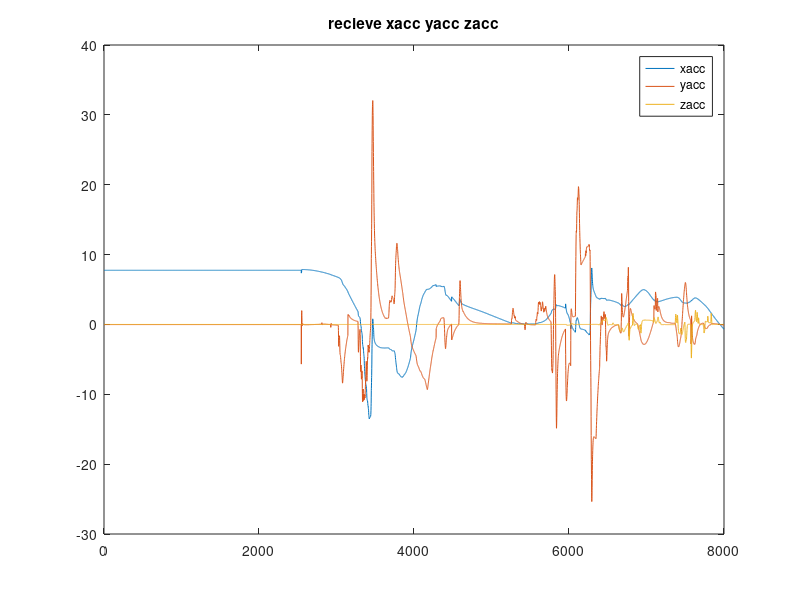
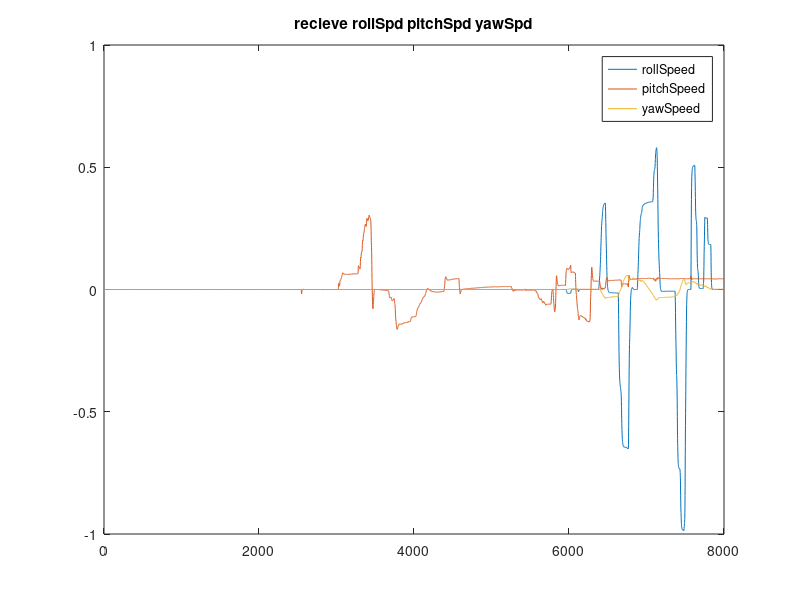
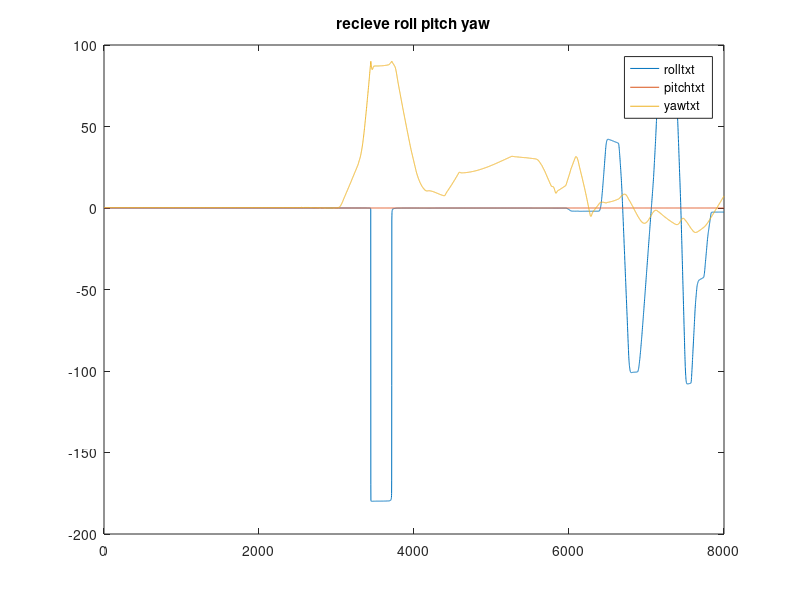

Write the MATLAB code that produced these figures, in order. (Note: a time limit stopped this script after it produced the figures.)
function washoutfilter
close all;
clc;
global dT fs count  hpfAccWn lpfAccWn hpfAngleSpdWn inputs outputs
global IS_USE_TRANS_MATRIX IS_ADD_COOR_TURN_GAIN
global roll_scale pitch_scale yaw_scale x_scale y_scale z_scale
dT = 0.047;
fs = 1 / dT;
count = 8000;
IS_USE_TRANS_MATRIX = 1;
IS_ADD_COOR_TURN_GAIN = 1;
hpfAccWn = 1.0;
lpfAccWn = 0.5;
hpfAngleSpdWn = 0.5;
inputs = zeros(12, 3);
outputs = zeros(12, 3);
roll = zeros(count, 1);    % deg
pitch = zeros(count, 1);   % deg
yaw = zeros(count, 1);     % deg
x = zeros(count, 1);       % deg
y = zeros(count, 1);       % deg
z = zeros(count, 1);       % deg
roll_scale = 4.0;
pitch_scale = 4.0;
yaw_scale = 2.0;
x_scale = 2.0;
y_scale = 2.0; 
z_scale = 2.0;
[xacc, yacc, zacc, rollSpeed, pitchSpeed, yawSpeed, rolltxt, pitchtxt, yawtxt] = readtxt();
plotAllRecieveData(xacc, yacc, zacc, rollSpeed, pitchSpeed, yawSpeed, rolltxt, pitchtxt, yawtxt);

global accHighPassFilters_nums accHighPassFilters_dens accIntZtrans_nums accIntZtrans_dens
global accLowPassFilter_nums accLowPassFilter_dens angleHpfAndInt_nums angleHpfAndInt_dens
[accHighPassFilters_nums, accHighPassFilters_dens] = build_accHighPassFilters();
[accIntZtrans_nums, accIntZtrans_dens] = build_accIntZtrans();
[accLowPassFilter_nums, accLowPassFilter_dens] = build_accLowPassFilter();
[angleHpfAndInt_nums, angleHpfAndInt_dens] = build_angleHpfAndInt();

for i = 1 : count
    i
    [x(i + 1), y(i + 1), z(i + 1), roll(i + 1), pitch(i + 1), yaw(i + 1)] = ...
        washoutfilterdo(x(i), y(i), z(i), roll(i), pitch(i), yaw(i), ...
        xacc(i), yacc(i), zacc(i), rollSpeed(i), pitchSpeed(i), rollSpeed(i));
end

figure;
plot(pitchSpeed(1:count) * 20);
hold on;
plot(pitch * pitch_scale);
hold on;
plot(pitchtxt(1:count));
title('pitch')
legend('pitchSpeed','pitchout', 'pitch')

figure;
plot(rollSpeed(1:count) * 20);
hold on;
plot(roll * roll_scale);
hold on;
plot(rolltxt(1:count));
title('roll')
legend('rollSpeed','rollout', 'roll');

figure;
hold on;
plot(xacc(1:count));
hold on;
plot(x(1:count));
title('x');
legend('xacc','x');

figure;
hold on;
plot(yacc(1:count));
hold on;
plot(y(1:count));
title('y');
legend('yacc','y');

function [x_r, y_r, z_r, roll_r, pitch_r, yaw_r] = washoutfilterdo(x, y, z, roll, pitch, yaw, xacc, yacc, zacc, rollSpeed, pitchSpeed, yawSpeed)
global IS_USE_TRANS_MATRIX IS_ADD_COOR_TURN_GAIN
global accHighPassFilters_nums accHighPassFilters_dens accIntZtrans_nums accIntZtrans_dens
global accLowPassFilter_nums accLowPassFilter_dens angleHpfAndInt_nums angleHpfAndInt_dens
acc_scale = 0.01;
angleSpd_scale = 10.0;
coor_turn_gain = 0.1;
rollrad = deg2rad(roll);
pitchrad = deg2rad(pitch);
yawrad = deg2rad(yaw);
TsMatrix = buildTsMatrix(rollrad, pitchrad, yawrad);
LsMatrix = buildLsMatrix(rollrad, pitchrad, yawrad);
fAA = [xacc * acc_scale; yacc * acc_scale; zacc * acc_scale];
wAA = [rollSpeed * angleSpd_scale; pitchSpeed * angleSpd_scale; yawSpeed * angleSpd_scale];
poses = [0; 0; 0];
f2 = [0; 0; 0];
flow = [0; 0; 0];
beta2 = [0; 0; 0];
betahigh = [0; 0; 0];
betalow = [0; 0; 0];
ahigh = [0; 0; 0];
betaS = [0; 0; 0];
if IS_USE_TRANS_MATRIX == 1
    %MatrixMultiplyVector(LsMatrix, fAA, f2);  
    f2 = LsMatrix * fAA;
	%MatrixMultiplyVector(TsMatrix, wAA, beta2);
    beta2 = TsMatrix * wAA;
else
    f2 = fAA;
    beta2 = wAA;
end
a2 = f2;
ACC_NUM = 3;
filtersindex = 1;
for i = 1 : ACC_NUM
    ahigh(i) = filtersdo(a2(i),accHighPassFilters_nums, accHighPassFilters_dens ,filtersindex); filtersindex = filtersindex + 1;
    poses(i) = filtersdo(ahigh(i),accIntZtrans_nums, accIntZtrans_dens ,filtersindex) * 1000.0; filtersindex = filtersindex + 1;
    flow(i) = filtersdo(fAA(i),accLowPassFilter_nums, accLowPassFilter_dens ,filtersindex); filtersindex = filtersindex + 1;
    betalow(i) = rad2deg(flow(i) * coor_turn_gain);
    if IS_ADD_COOR_TURN_GAIN == 1
		betaS(i) = betalow(i) + filtersdo(beta2(i),angleHpfAndInt_nums, angleHpfAndInt_dens, filtersindex); filtersindex = filtersindex + 1;
    else
        betaS(i) = filtersdo(beta2(i), angleHpfAndInt_nums, angleHpfAndInt_dens, filtersindex); filtersindex = filtersindex + 1;
    end
end
x_r = poses(1);
y_r = poses(2);
z_r = poses(3);
roll_r = betaS(1);
pitch_r = betaS(2);
yaw_r = betaS(3);

function [xacc, yacc, zacc, rollSpd, pitchSpd, yawSpd, roll, pitch, yaw] = readtxt()
data = load('illusiondata_now.txt');
% data = load('errordata.txt');
xacc = data(1:end, 1);
yacc = data(1:end, 2);
zacc = data(1:end, 3);
rollSpd = data(1:end, 4);
pitchSpd = data(1:end, 5);
yawSpd = data(1:end, 6);
roll = data(1:end, 7);
yaw = data(1:end, 8);
pitch = data(1:end, 9);

function TsMatrix = buildTsMatrix(roll, pitch, yaw)

y = yaw;    %psi
a = roll;   %theta
b = pitch;  %phi
TsMatrix = zeros(3, 3);
TsMatrix(1, 1) = 1;
TsMatrix(1, 2) = sin(b) * tan(a);
TsMatrix(1, 3) = cos(b) * tan(a);

TsMatrix(2, 1) = 0;
TsMatrix(2, 2) = cos(b);
TsMatrix(2, 3) = -sin(b);

TsMatrix(3, 1) = 0;
TsMatrix(3, 2) = sin(b) * 1.0 / cos(a);
TsMatrix(3, 3) = cos(b) * 1.0 / cos(a);

function LsMatrix = buildLsMatrix(roll, pitch, yaw)

y = yaw;    %psi
a = roll;   %theta
b = pitch;  %phi
LsMatrix = zeros(3, 3);
LsMatrix(1, 1) = cos(a) * cos(y);
LsMatrix(1, 2) = sin(b) * cos(a) * cos(y) - cos(b) * sin(y);
LsMatrix(1, 3) = cos(b) * sin(a) * cos(y) + sin(b) * sin(y);

LsMatrix(2, 1) = cos(a) * sin(y);	
LsMatrix(2, 2) = sin(b) * sin(a) * sin(y) + cos(b) * cos(y);
LsMatrix(2, 3) = cos(b) * sin(a) * sin(y) - sin(b) * cos(y);

LsMatrix(3, 1) = -sin(a);
LsMatrix(3, 2) = sin(b) * cos(a);
LsMatrix(3, 3) = cos(b) * cos(a);

function [numsd, densd] = build_accHighPassFilters()
global fs hpfAccWn
nums = zeros(1, 3);
dens = zeros(1, 3);
nums(1) = 1; nums(2) = 0; nums(3) = 0;
dens(1) = 1; dens(2) = 2 * 1 * hpfAccWn; dens(3) = hpfAccWn * hpfAccWn;
[numsd, densd] = bilinear(nums, dens, fs);

function [numsd, densd] = build_accIntZtrans()
global fs hpfAccWn
nums = zeros(1, 3);
dens = zeros(1, 3);
nums(1) = 0; nums(2) = 0; nums(3) = 1;
dens(1) = 1; dens(2) = hpfAccWn; dens(3) = 0;
[numsd, densd] = bilinear(nums, dens, fs);

function [numsd, densd] = build_accLowPassFilter()
global fs lpfAccWn
nums = zeros(1, 3);
dens = zeros(1, 3);
nums(1) = 0; nums(2) = 0; nums(3) = lpfAccWn * lpfAccWn;
dens(1) = 1; dens(2) = 2 * 1 * lpfAccWn; dens(3) = lpfAccWn * lpfAccWn;
[numsd, densd] = bilinear(nums, dens, fs);

function [numsd, densd] = build_angleHpfAndInt();
global fs hpfAngleSpdWn
nums = zeros(1, 3);
dens = zeros(1, 3);
nums(1) = 0; nums(2) = 1; nums(3) = 0;
dens(1) = 1; dens(2) = 2 * 1 * hpfAngleSpdWn; dens(3) = hpfAngleSpdWn * hpfAngleSpdWn;
[numsd, densd] = bilinear(nums, dens, fs);

function out = filtersdo(now, inner_nums, inner_dens, filtersindex)
global inputs outputs
out = 0;

input = inputs(filtersindex, 1:end);
output = outputs(filtersindex, 1:end);

input = circshift(input',1)';
input(1) = now;
inputs(filtersindex, 1:end) = input;

for i = 1:2
    out = out - inner_dens(i + 1) * output(i);
end
for i = 1:3
    out = out + inner_nums(i) * input(i);
end

output = circshift(output',1)';
output(1) = out;
outputs(filtersindex, 1:end) = output;

function plotAllRecieveData(xacc, yacc, zacc, rollSpeed, pitchSpeed, yawSpeed, rolltxt, pitchtxt, yawtxt)
global count
figure;
plot(xacc(1:count));
hold on;
plot(yacc(1:count));
hold on;
plot(zacc(1:count));
hold on;
%plot(pitchtxt(1:count));
title('recieve xacc yacc zacc');
legend('xacc','yacc','zacc', 'pitchtxt');

figure;
plot(rollSpeed(1:count));
hold on;
plot(pitchSpeed(1:count));
hold on;
plot(yawSpeed(1:count));
hold on;
%plot(pitchtxt(1:count));
title('recieve rollSpd pitchSpd yawSpd');
legend('rollSpeed','pitchSpeed','yawSpeed', 'pitchtxt')

figure;
plot(rolltxt(1:count));
hold on;
plot(pitchtxt(1:count));
hold on;
plot(yawtxt(1:count));
title('recieve roll pitch yaw');
legend('rolltxt','pitchtxt','yawtxt');
